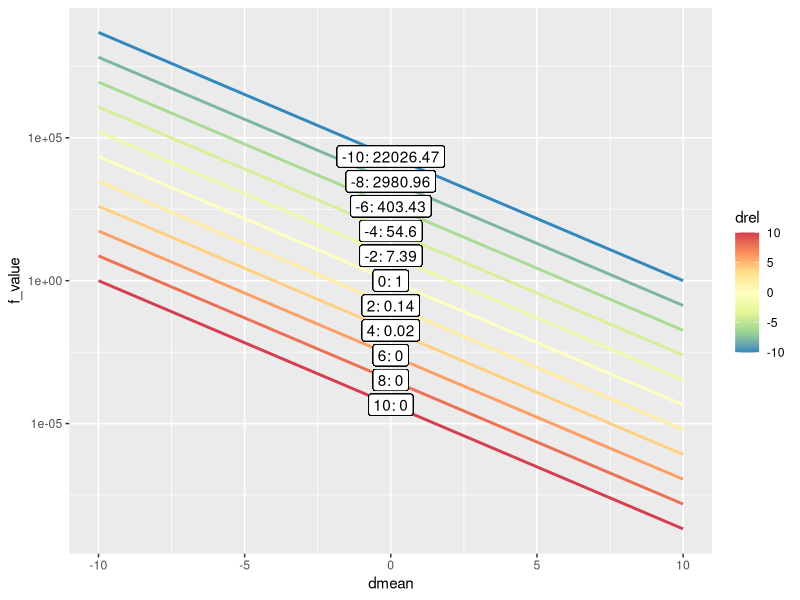
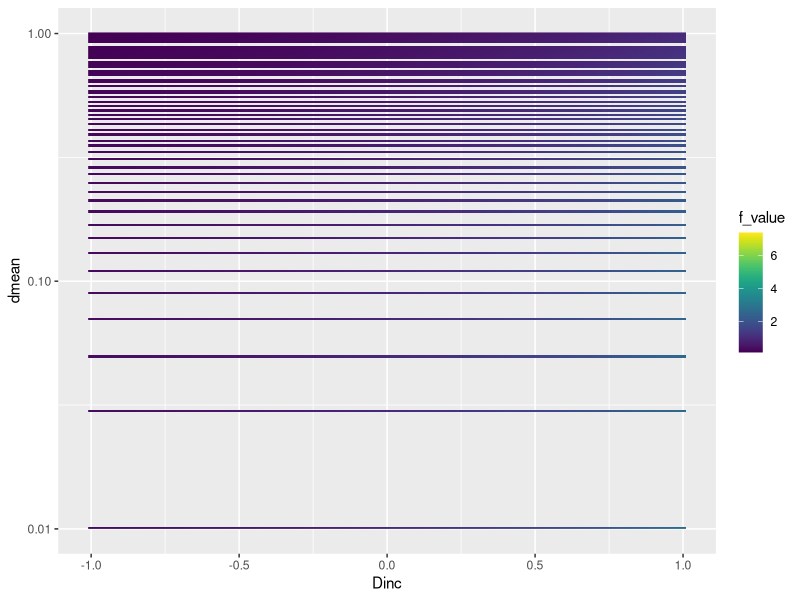
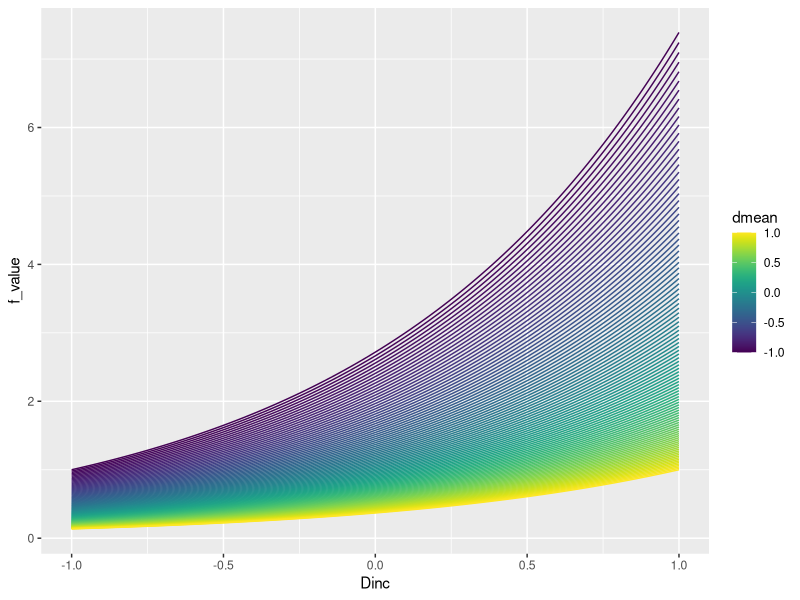

The R source for these figures, in order:

library(dplyr)
library(ggplot2)
library(viridis)
library(gganimate)
library(transformr)




topmodel.func0 <- function(drel,dmean,m) {
  def <- m*drel+dmean
  # L <- 1
  # k <- def/m
  return(exp(-def/m))
  # return(1/(1+exp(def/m)))
  # return(1-def/m)
  # return((1-def/m)^3)
  # return(L/(1+exp(-k*dmean))) # logistic function
}



# simple
m <- 1
drel <- 0
dmeanArr = seq(-10,10,length=101)
drelArr = seq(-10,10,length=11) # ORMGP range


# data.frame(dmean=seq(-10,10,length=101)) %>%
#   mutate(f_value=topmodel.func0(0,dmean,m)) %>%
#   ggplot(aes(dmean,f_value)) + 
#   geom_line() + 
#   geom_point(aes(x=0,y=topmodel.func0(drel,0,m))) +
#   geom_label(aes(x=0,y=topmodel.func0(drel,0,m), label=topmodel.func0(drel,0,m))) +
#   scale_y_log10()



expand.grid(dmean = dmeanArr, drel = drelArr) %>%
  mutate(f_value=topmodel.func0(drel,dmean,m)) %>%
  ggplot(aes(dmean,f_value)) + 
  geom_line(aes(group=drel, color=drel),size=1) + 
  geom_point(aes(x=0,y=topmodel.func0(drel,0,m))) +
  geom_label(aes(x=0,y=topmodel.func0(drel,0,m), label=paste0(drel, ": ",round(topmodel.func0(drel,0,m),2)))) +
  scale_color_distiller(palette = "Spectral") +
  scale_y_log10()





# original form
mArr = 10^seq(-1,log10(500),length=11)
grd <- expand.grid(dmean = dmeanArr, drel = drelArr, m = mArr) # https://stackoverflow.com/questions/37513994/two-dimensional-apply-in-r

grd$f_value <- mapply(topmodel.func0, grd$drel, grd$dmean, grd$m)


ggplot(grd, aes(dmean,f_value)) +
  geom_line(aes(group=drel, color=drel), size=1, na.rm = TRUE) +
  scale_color_viridis() + 
  labs(title='m = {closest_state}') + #, subtitle = 'Frame {frame} of {nframes}') +
  transition_states(m) +
  scale_y_log10()











ggplot(grd %>% mutate(drelm=drel*m), aes(dmean,drelm)) + 
  # geom_point(aes(color=log10(f_value))) +
  geom_raster(aes(fill=log10(f_value))) +
  # scale_fill_viridis() +
  scale_fill_distiller(palette = "Spectral") +
  labs(title='m = {closest_state}') + #, subtitle = 'Frame {frame} of {nframes}') +
  transition_states(m)






















# 3-par
topmodel.func1 <- function(dinc,d,m) {
  return(exp((dinc-d)/m))
}




dArr = seq(-1,1,length=100)
DincArr = seq(-1,1,length=100)
mArr = 10^seq(-1,1,length=101)
grd <- expand.grid(dmean = dArr, Dinc = DincArr, m = mArr) # https://stackoverflow.com/questions/37513994/two-dimensional-apply-in-r


grd$f_value <- mapply(topmodel.func1, grd$Dinc, grd$dmean, grd$m)



grd %>% filter(m==1) %>%
  ggplot(aes(Dinc,dmean)) +
  geom_raster(aes(fill=f_value), na.rm = TRUE) +
  scale_fill_viridis() +
  scale_y_log10()






grd %>% filter(m==1) %>%
  ggplot(aes(Dinc,f_value)) + 
  geom_line(aes(group=as.factor(dmean),color=dmean)) +
  scale_color_viridis()
